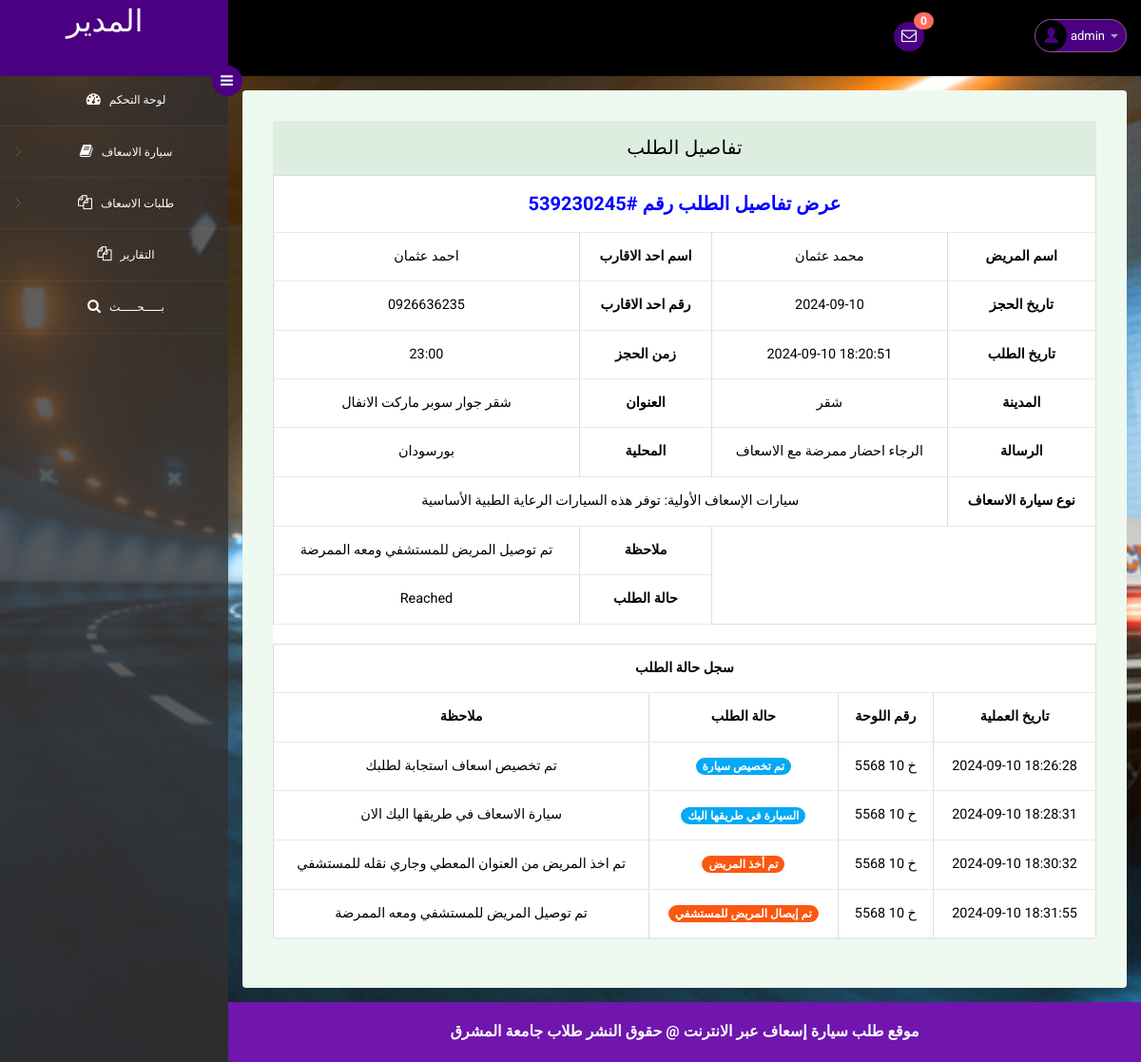
/admin/booking-details.php?id=14&&bookingnum=539230245 (signed in), run on the app's committed database.
### tables this page shows
CREATE TABLE `tblambulancehiring` (
  `ID` int(11) NOT NULL,
  `BookingNumber` int(10) DEFAULT NULL,
  `PatientName` varchar(250) DEFAULT NULL,
  `RelativeName` varchar(250) DEFAULT NULL,
  `RelativeConNum` text DEFAULT NULL,
  `HiringDate` varchar(250) DEFAULT NULL,
  `HiringTime` varchar(250) DEFAULT NULL,
  `AmbulanceType` int(5) DEFAULT NULL,
  `Address` mediumtext DEFAULT NULL,
  `City` mediumtext DEFAULT NULL,
  `State` mediumtext DEFAULT NULL,
  `Message` longtext DEFAULT NULL,
  `BookingDate` timestamp NULL DEFAULT current_timestamp(),
  `Remark` varchar(250) DEFAULT NULL,
  `Status` varchar(250) DEFAULT NULL,
  `AmbulanceRegNo` varchar(250) DEFAULT NULL,
  `UpdationDate` timestamp NULL DEFAULT NULL ON UPDATE current_timestamp()
);

CREATE TABLE `tbltrackinghistory` (
  `ID` int(10) NOT NULL,
  `BookingNumber` int(10) DEFAULT NULL,
  `AmbulanceRegNum` varchar(250) DEFAULT NULL,
  `Remark` varchar(250) DEFAULT NULL,
  `Status` varchar(250) DEFAULT NULL,
  `UpdationDate` timestamp NULL DEFAULT current_timestamp()
);

### admin/booking-details.php (the view, shortened to what this page needs)
<?php
include('includes/dbconnection.php');
if (strlen($_SESSION['eahpaid']==0)) {
  header('location:logout.php');
  } else{
?>
<!DOCTYPE html>
<head>
<link rel="stylesheet" href="css/bootstrap.min.css" >
<link href="css/style.css" rel='stylesheet' type='text/css' />
<link href="css/style-responsive.css" rel="stylesheet"/>
<link rel="stylesheet" href="css/font.css" type="text/css"/>
<link href="css/font-awesome.css" rel="stylesheet">
</head>
<body>
<section id="container">
<?php include_once('includes/header.php');?>
<?php include_once('includes/sidebar.php');?>
<section id="main-content">
  <section class="wrapper">
    <div class="table-agile-info">
 <div class="panel panel-default">
    <div class="panel-heading">
 تفاصيل الطلب
    </div>
    <div>
<?php
$id = $_GET['id'];
$ret = mysqli_query($con, "SELECT * FROM tblambulancehiring WHERE ID = '$id'");
while ($row = mysqli_fetch_array($ret)) {
?>
<table border="1" class="table table-bordered mg-b-0">
    <tr align="center">
        <th colspan="6" style="font-size:20px;color:blue;text-align: center;">
            عرض تفاصيل الطلب رقم #<?php echo $row['BookingNumber']; ?></th>
    </tr>
    <tr>
		 <td><?php echo $row['RelativeName']; ?></td>
        <th>اسم احد الاقارب</th>
		<td><?php echo $row['PatientName']; ?></td>
		 <th>اسم المريض</th>
    </tr>
    <tr>
    <td><?php  echo $row['RelativeConNum'];?></td>
	<th>رقم احد الاقارب</th>
    <td><?php  echo $row['HiringDate'];?></td>
     <th>تاريخ الحجز</th>
  </tr>
  <tr>
    <td><?php  echo $row['HiringTime'];?></td>
	 <th>زمن الحجز</th>
     <td><?php  echo $row['BookingDate'];?></td>
	  <th>تاريخ الطلب</th>
     <tr>
        <tr>
    <td><?php  echo $row['Address'];?></td>
	<th>العنوان</th>
    <td><?php  echo $row['City'];?></td>
	 <th>المدينة</th>
  </tr>
   <tr>
    <td><?php  echo $row['State'];?></td>
	<th>المحلية</th>
    <td><?php  echo $row['Message'];?></td>
	<th>الرسالة</th>
  </tr>
    <?php
    $atype = $row['AmbulanceType'];
    $ambulanceTypeText = "";
    switch ($atype) {
        case "1":
            $ambulanceTypeText = "سيارات الإسعاف الأولية: توفر هذه السيارات الرعاية الطبية الأساسية";
            break;
    }
    ?>
    <tr>
        <td colspan="3"><?php echo $ambulanceTypeText; ?></td>
		<th>نوع سيارة الاسعاف</th>
    </tr>
    <?php if ($row['Remark'] != ''): ?>
    <tr>
        <td><?php echo $row['Remark']; ?></td>
        <?php if ($row['Status'] != ''): ?>
		<th>ملاحظة</th>
        </tr>
		<tr>
        <td><?php echo $row['Status']; ?></td>
        <?php endif; ?>
		<th>حالة الطلب</th>
    </tr>
    <?php endif; ?>
</table>
<?php
}
?>
<?php
  $bookingnum=$_GET['bookingnum'];
$query1=mysqli_query($con,"SELECT Remark,Status,UpdationDate,BookingNumber,AmbulanceRegNum FROM tbltrackinghistory
    where BookingNumber='$bookingnum'");
$count=mysqli_num_rows($query1);
if($count>0){
     ?>
 <div class="col-12">
        <table class="table table-bordered" border="1" width="100%">
                                        <tr>
                                            <th colspan="6" style="text-align:center;">سجل حالة الطلب</th>
                                        </tr>
                                        <tr>
                                            <th>ملاحظة</th>
                                            <th>حالة الطلب</th>
                                            <th>رقم اللوحة</th>
                                            <th>تاريخ العملية</th>
                                        </tr>
<?php
while($row1=mysqli_fetch_array($query1))
{
?>
<tr>
<td><?php echo htmlentities($row1['Remark']);?></td>
                 <td> <?php   $pstatus=$row1['Status'];
                 if($pstatus==""){ ?>
<span class="badge badge-info">جديد</span>
 <?php } elseif($pstatus=="Assigned"){ ?>
<span  class="badge badge-primary">تم تخصيص سيارة</span>
 <?php } elseif($pstatus=="On the way"){ ?>
<span class="badge badge-primary">السيارة في طريقها اليك</span>
 <?php } elseif($pstatus=="Pickup"){ ?>
<span class="badge badge-success">تم أخذ المريض</span>
 <?php } elseif($pstatus=="Reached"){ ?>
<span class="badge badge-success">تم إيصال المريض للمستشفي</span>
 <?php } elseif($pstatus=="Rejected"){ ?>
<span class="badge badge-success">تم رفض الطلب</span>
<?php } ?>
</td>
<td><?php echo htmlentities($row1['AmbulanceRegNum']);?></td>
<td><?php echo htmlentities($row1['UpdationDate']);?></td>
</tr>
<?php } ?>
</table></div>
<?php } ?>
    </div>
  </div>
</div>
</section>
     <?php include_once('includes/footer.php');?>
</section>
</section>
</body>
</html>
<?php }  ?>

### admin/includes/header.php (shortened to what this page needs)
<?php
include('includes/dbconnection.php');
?>
<header class="header fixed-top clearfix">
<div class="brand">
    <a href="dashboard.php" class="logo">
                           المدير
    </a>
    <div class="sidebar-toggle-box">
        <div class="fa fa-bars"></div>
    </div>
</div>
<div class="nav notify-row" id="top_menu">
    <ul class="nav top-menu">
<?php
$ret1=mysqli_query($con,"select * from tblambulancehiring
 where   (tblambulancehiring.Status is null || tblambulancehiring.Status='')");
$num=mysqli_num_rows($ret1);
?>
        <li id="header_inbox_bar" class="dropdown">
            <a data-toggle="dropdown" class="dropdown-toggle" href="#">
                <i class="fa fa-envelope-o"></i>
                <span class="badge bg-important"><?php echo $num;?></span>
            </a>
        </li>
    </ul>
</div>
<div class="top-nav clearfix">
    <ul class="nav pull-right top-menu">
        <li class="dropdown">
            <a data-toggle="dropdown" class="dropdown-toggle" href="#">
                <?php
$adid=$_SESSION['eahpaid'];
$ret=mysqli_query($con,"select AdminName from tbladmin where ID='$adid'");
$row=mysqli_fetch_array($ret);
$name=$row['AdminName'];
?>
                <img alt="" src="images/2.png">
                <span class="username"><?php echo $name; ?></span>
                <b class="caret"></b>
            </a>
        </li>
    </ul>
</div>
</header>

### admin/css/style.css (style rules this page uses)
ul, ol { margin: 0; }
html, body { font-family: 'Roboto', sans-serif; font-size: 100%; overflow-x: hidden; background: url(../images/bg.jpeg) no-repeat 0px 0px; background-size:cover; }
body a { transition: 0.5s all ease; -webkit-transition: 0.5s all ease; -moz-transition: 0.5s all ease; -o-transition: 0.5s all ease; -ms-transition: 0.5s all ease; text-decoration:none; text-align:center; }
ul,label { margin:0; padding:0; }
#main-content { margin-left:240px; -webkit-transition:all .3s ease-in-out; -moz-transition:all .3s ease-in-out; -o-transition:all .3s ease-in-out; transition:all .3s ease-in-out; }
.header { left:0; right:0; z-index:1002; background:#000; -webkit-transition:all .3s ease-in-out; -moz-transition:all .3s ease-in-out; -o-transition:all .3s ease-in-out; transition:all .3s ease-in-out; }
.fixed-top { position:fixed; box-shadow:1px 0 3px rgba(0,0,0,.15); }
.wrapper { display:inline-block; margin-top:80px; padding:15px; width:100%; }
.brand { background:indigo; float:left; width:240px; height:80px; position:relative; }
a.logo { font-size:32px; color:#fff; float:center; margin:50px 0 0 70px; text-transform:uppercase; }
#top_menu .nav>li,ul.top-menu>li { float:left; }
.notify-row { float:left; margin-top:23px; margin-left:700px; }
ul.top-menu { margin-right:15px; margin-top: 0; }
ul.top-menu > li > a { color: #fff; font-size: 16px; background: indigo; padding: 4px 8px; margin-right: 15px; border-radius: 50%; -webkit-border-radius: 50%; padding-right: 8px !important; }
.notify-row .badge { position:absolute; right:-10px; top:-10px; z-index:100; }
.top-nav { margin-top:20px; }
.top-nav img { border-radius:50%; -webkit-border-radius:50%; width:33px; }
.top-nav .username { font-size:13px; color:#fff; }
.top-nav ul.top-menu>li>a { border-radius: 100px; -webkit-border-radius: 100px; padding: 0px; background: none; margin-right: 0; border: 1px solid #8b5c7e; background: indigo; }
.top-nav ul.top-menu>li { margin-left:10px; }
.top-nav .nav .caret { border-bottom-color:#A4AABA; border-top-color:#A4AABA; }
.sidebar-toggle-box { float:left; margin-top:23px; margin-left:-15px; background:indigo; border-radius:50%; -webkit-border-radius:50%; width:32px; height:32px; position:absolute; right:-15px; }
.sidebar-toggle-box .fa-bars { cursor:pointer; display:inline-block; font-size:15px; padding:8px 8px 8px 9px; color:#fff; }
.panel-heading { position: relative; height: 57px; line-height: 57px; letter-spacing: 0.2px; color: #000; font-size: 18px; font-weight: 400; padding: 0 16px; background:#ddede0; border-top-right-radius: 2px; border-top-left-radius: 2px; text-transform: uppercase; text-align: center; }
.panel { border: none ! important; }
.table>tbody>tr>td, .table>tbody>tr>th, .table>tfoot>tr>td, .table>tfoot>tr>th, .table>thead>tr>td, .table>thead>tr>th { border-bottom: 1px solid #e9e9e9 ! important; }
.table > thead > tr > th, .table > tbody > tr > th, .table > tfoot > tr > th, .table > thead > tr > td, .table > tbody > tr > td, .table > tfoot > tr > td { border-top: none !important; text-align:center; }
.badge-primary { background-color: #03a9f4; }
.badge-success { background-color: #fb5710; }
.table td, .table>tbody>tr>td, .table>tbody>tr>th, .table>tfoot>tr>td, .table>tfoot>tr>th, .table>thead>tr>td, .table>thead>tr>th { padding: 15px!important; }
.table > thead > tr > th, .table > tbody > tr > th, .table > tfoot > tr > th, .table > thead > tr > td, .table > tbody > tr > td, .table > tfoot > tr > td { font-size: 0.9em; color: #000; border-top: none !important; }
.table-agile-info { background: #eef9f0; padding: 2em; border-radius: 4px; -webkit-box-shadow: 0 1px 1px rgba(0,0,0,.05); box-shadow: 0 1px 1px rgba(0,0,0,.05); }
.panel-default>.panel-heading { color: #000000 ! important; background-color: #ddede0 ! important; border-color: #ddede0 ! important; font-size: 20px; }
.badge.bg-important { background: #ff6c60; }

### data on the page
tblambulancehiring: BookingNumber "539230245", RelativeName "احمد عثمان", PatientName "محمد عثمان", RelativeConNum "0926636235", HiringDate "2024-09-10", HiringTime "23:00", BookingDate "2024-09-10 18:20:51", Address "شقر جوار سوبر ماركت الانفال", City "شقر", State "بورسودان", Message "الرجاء احضار ممرضة مع الاسعاف", AmbulanceType "سيارات الإسعاف الأولية: توفر هذه السيارات الرعاية الطبية الأساسية", Remark "تم توصيل المريض للمستشفي ومعه الممرضة", Status "Reached"
tbltrackinghistory: Remark "تم تخصيص اسعاف استجابة لطلبك", Status "تم تخصيص سيارة", AmbulanceRegNum "خ 10 5568", UpdationDate "2024-09-10 18:26:28"
tbltrackinghistory: Remark "سيارة الاسعاف في طريقها اليك الان", Status "السيارة في طريقها اليك", AmbulanceRegNum "خ 10 5568", UpdationDate "2024-09-10 18:28:31"
tbltrackinghistory: Remark "تم اخذ المريض من العنوان المعطي وجاري نقله للمستشفي", Status "تم أخذ المريض", AmbulanceRegNum "خ 10 5568", UpdationDate "2024-09-10 18:30:32"
tbltrackinghistory: Remark "تم توصيل المريض للمستشفي ومعه الممرضة", Status "تم إيصال المريض للمستشفي", AmbulanceRegNum "خ 10 5568", UpdationDate "2024-09-10 18:31:55"

### other printed values
$num "0"
$name "admin"
